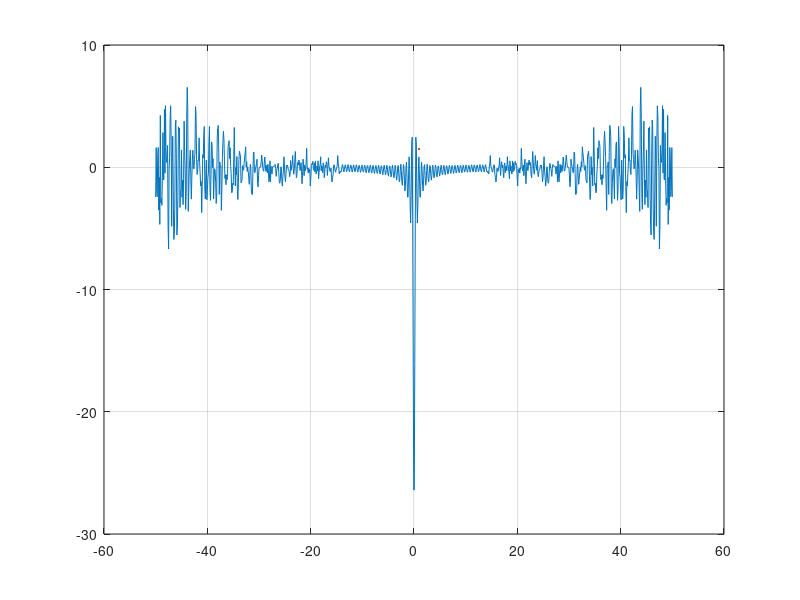

Write MATLAB code to recreate this figure.
clc;
clear;
% close all;

%% Inputs
krMax = 200;

Lc = 0.1;
ccL = 0.3;

ccOrder = 1;

r(:, 1) = linspace(-50, 50, 1000);

%% Helper
xToKrc = @(x) x + 1j .* Lc .* x ./ sqrt(Lc.^2 + x.^2);
xToKrc_weights = @(x) 1 + 1j .* Lc.^3 ./ (x.^2 + Lc.^2).^(1.5);

%% Integrate
for rr = 1:numel(r)
    rr
    w = @(x) (exp(-1j .* r(rr) .* xToKrc(x)) + exp(1j .* r(rr) .* xToKrc(x))) .* xToKrc_weights(x);

    val(rr) = integral(...
        @(x) w(x) ...
        .* (cos(2*ccOrder * acot(sqrt(x ./ ccL)))), ...
        0, krMax);
end

%% Plotting
figure;
plot(r, val, "", LineWidth=1.5);
grid on;



